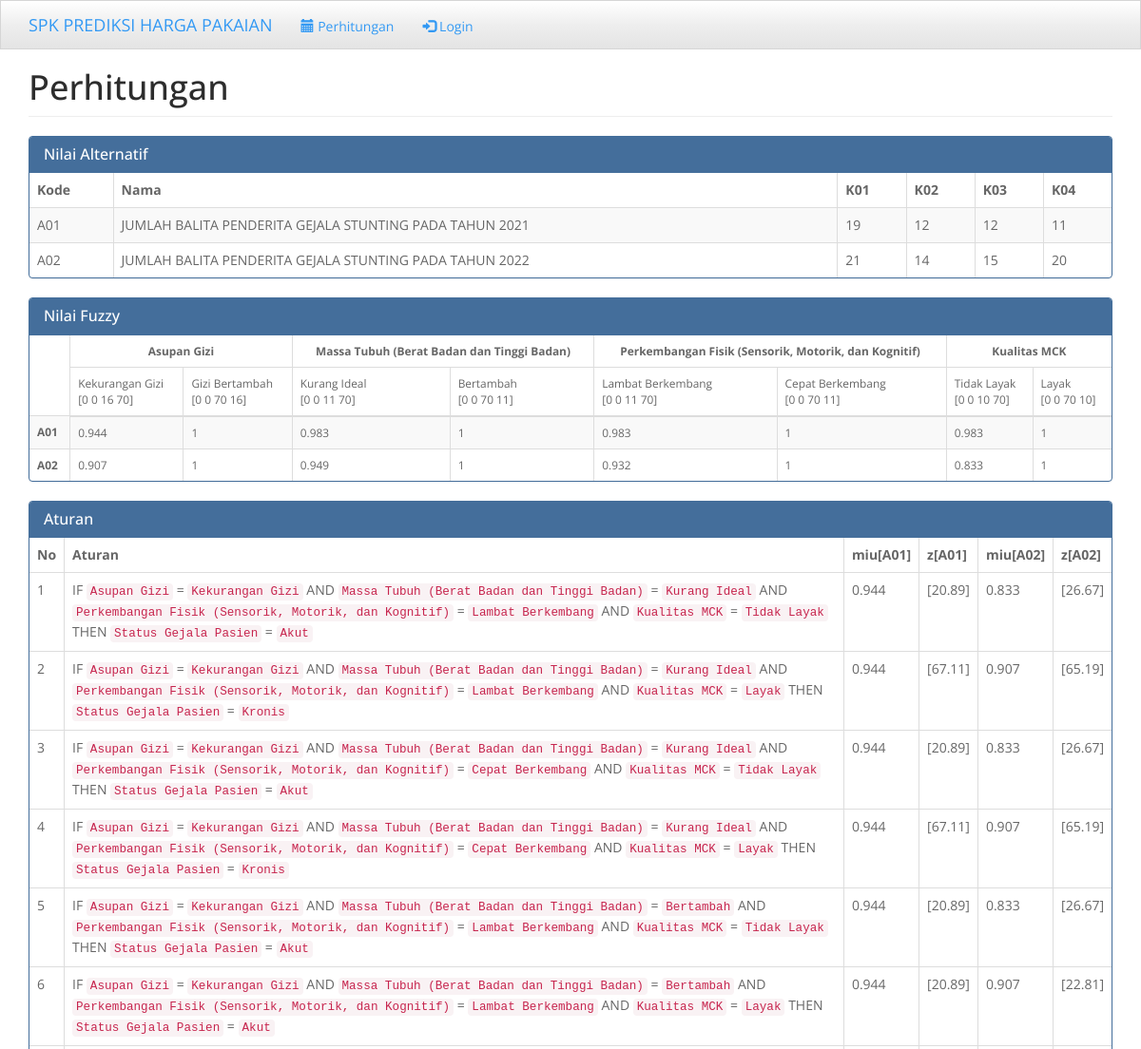
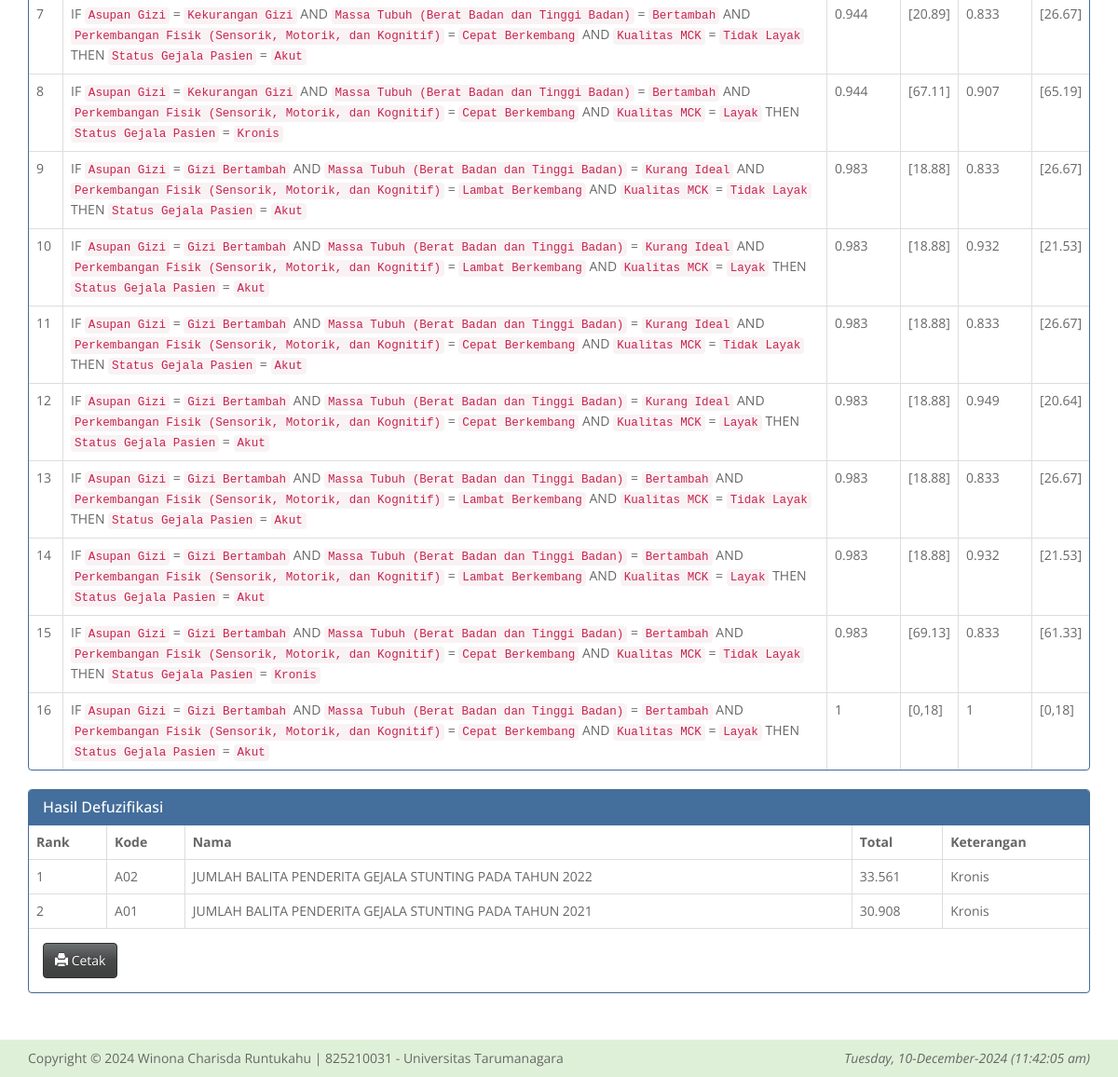
The app's page /?m=hitung with its own data (2 pictures, top to bottom).
### tables this page shows
CREATE TABLE `tb_kriteria` (
  `kode_kriteria` varchar(16) NOT NULL,
  `nama_kriteria` varchar(255) DEFAULT NULL,
  `batas_bawah` double DEFAULT NULL,
  `batas_atas` double DEFAULT NULL,
  `dicari` tinyint(1) DEFAULT NULL
);

CREATE TABLE `tb_himpunan` (
  `kode_himpunan` varchar(16) NOT NULL,
  `kode_kriteria` varchar(16) DEFAULT NULL,
  `nama_himpunan` varchar(255) DEFAULT NULL,
  `n1` double DEFAULT NULL,
  `n2` double DEFAULT NULL,
  `n3` double DEFAULT NULL,
  `n4` double DEFAULT NULL
);

CREATE TABLE `tb_aturan` (
  `id_aturan` int(11) NOT NULL,
  `no_aturan` int(11) DEFAULT NULL,
  `kode_kriteria` varchar(16) DEFAULT NULL,
  `operator` varchar(16) DEFAULT NULL,
  `kode_himpunan` varchar(16) DEFAULT NULL
);

### functions.php (called while the page is built, shortened)
<?php
include 'config.php';
include 'includes/db.php';
$db = new DB($config['server'], $config['username'], $config['password'], $config['database_name']);
include 'includes/general.php';
include 'includes/fuzzy.php';
function _get($key, $val = null)
{
    if (isset($_GET[$key]))
        return $_GET[$key];
    else
        return $val;
}
$mod = _get('m');
$db->query("DELETE FROM tb_himpunan WHERE kode_kriteria NOT IN (SELECT kode_kriteria FROM tb_kriteria)");
$rows = $db->get_results("SELECT kode_alternatif, nama_alternatif FROM tb_alternatif ORDER BY kode_alternatif");
foreach ($rows as $row) {
    $ALTERNATIF[$row->kode_alternatif] = $row->nama_alternatif;
}
$rows = $db->get_results("SELECT * FROM tb_himpunan ORDER BY kode_himpunan");
$HIMPUNAN = array();
$KRITERIA_HIMPUNAN = array();
$ATRIBUT = array();
foreach ($rows as $row) {
    $HIMPUNAN[$row->kode_himpunan] = $row;
    $KRITERIA_HIMPUNAN[$row->kode_kriteria][$row->kode_himpunan] = $row;
}
$rows = $db->get_results("SELECT * FROM tb_kriteria ORDER BY kode_kriteria");
foreach ($rows as $row) {
    $ATRIBUT[$row->dicari][$row->kode_kriteria] = $row;
    $KRITERIA[$row->kode_kriteria] = $row;
}
function get_aturan()
{
    global $db;
    $rows = $db->get_results("SELECT * FROM tb_aturan ORDER BY no_aturan, kode_kriteria");
    $arr = array();
    foreach ($rows as $row) {
        $arr[$row->no_aturan][$row->kode_kriteria] = $row;
    }
    $arr2 = array();
    foreach ($arr as $key => $val) {
        $arr2[$key] = new Rule($val);
    }
    return $arr2;
}
function get_relasi()
{
    global $db;
    $data = array();
    $rows = $db->get_results("SELECT *
        FROM tb_rel_alternatif r INNER JOIN tb_kriteria k ON k.kode_kriteria=r.kode_kriteria
        WHERE k.dicari=0
        ORDER BY kode_alternatif, r.kode_kriteria");
    foreach ($rows as $row) {
        $data[$row->kode_alternatif][$row->kode_kriteria] = $row->nilai;
    }
    return $data;
}
function get_dicari()
{
    global $KRITERIA;
    end($KRITERIA);
    $dicari = key($KRITERIA);
    return $dicari;
}

### config.php (called while the page is built)
<?php
$config["server"] = 'localhost';
$config["username"] = 'root';
$config["password"] = '';
$config["database_name"] = 'sptsukamoto10';

### includes/db.php (called while the page is built, shortened)
<?php
class DB
{
    var $conn = null;
    public function __construct($host, $username, $passwd, $dbname)
    {
        $this->conn = mysqli_connect($host, $username, $passwd, $dbname);
    }
    public function query($sql)
    {
        $query = mysqli_query($this->conn, $sql) or die('<pre>Error mysqli_query: ' . mysqli_error($this->conn) . '<br />' . $sql . '</pre>');
        return $query;
    }
    public function get_results($sql)
    {
        $query = $this->query($sql);
        $arr = array();
        while ($row = mysqli_fetch_object($query)) {
            $arr[] = $row;
        }
        return $arr;
    }
}

### includes/fuzzy.php (the view, shortened to what this page needs)
<?php
class Fuzzy
{
    protected $data;
    protected $rules;
    protected $nilai;
    protected $miu;
    protected $z;
    protected $total;
    protected $rank;
    function __construct($rules, $data)
    {
        $this->rules = $rules;
        $this->data = $data;
    }
    function get_data()
    {
        return $this->data;
    }
    function hitung_nilai()
    {
        global $KRITERIA_HIMPUNAN, $KRITERIA;
        $arr = array();
        foreach ($this->data as $key => $val) {
            foreach ($val as $k => $v) {
                foreach ($KRITERIA_HIMPUNAN[$k] as $a => $b) {
                    $n1 = $b->n1;
                    $n2 = $b->n2;
                    $n3 = $b->n3;
                    $n4 = $b->n4;
                    if ($v <= $n1)
                        $nilai = 0;
                    else if ($v >= $n1 && $v <= $n2)
                        $nilai = ($v - $n1) / ($n2 - $n1);
                    else if ($v >= $n2 && $v <= $n3)
                        $nilai = 1;
                    else if ($v >= $n3 && $v <= $n4)
                        $nilai = ($n4 - $v) / ($n4 - $n3);
                    else
                        $nilai = 0;
                    $arr[$key][$k][$a] = $nilai;
                }
            }
        }
        $this->nilai = $arr;
    }
    function get_nilai()
    {
        return $this->nilai;
    }
    function get_rules()
    {
        return $this->rules;
    }
    function hitung_miu()
    {
        $data = array();
        $arr = array();
        foreach ($this->nilai as $key => $val) {
            foreach ($this->rules as $k => $v) {
                foreach ($v->input as $a => $b) {
                    $data[$k][$key][] = $val[$a][$b];
                }
            }
        }
        foreach ($data as $key => $val) {
            foreach ($val as $k => $v) {
                if ($this->rules[$key]->operator == 'AND')
                    $arr[$key][$k] = min($v);
                else
                    $arr[$key][$k] = max($v);
            }
        }
        $this->miu = $arr;
    }
    function get_miu()
    {
        return $this->miu;
    }
    function hitung_z()
    {
        global $HIMPUNAN, $KRITERIA;
        foreach ($this->rules as $no_aturan => $rule) {
            $output = $rule->output;
            $kode_kriteria = key($output);
            $kode_himpunan = current($output);
            $ba = $KRITERIA[$kode_kriteria]->batas_atas;
            $bb = $KRITERIA[$kode_kriteria]->batas_bawah;
            $n1 = $HIMPUNAN[$kode_himpunan]->n1;
            $n2 = $HIMPUNAN[$kode_himpunan]->n2;
            $n3 = $HIMPUNAN[$kode_himpunan]->n3;
            $n4 = $HIMPUNAN[$kode_himpunan]->n4;
            foreach ($this->miu[$no_aturan] as $key => $val) {
                $z = array();
                $zi = $val * ($n2 - $n1) + $n1;
                if ($val == 1 || $zi > $bb)
                    $z[] = $zi;
                $zi = -$val * ($n4 - $n3) + $n4;
                if ($val == 1 || $zi < $ba)
                    $z[] = $zi;
                $this->z[$no_aturan][$key] = $z;
            }
        }
    }
    function get_z()
    {
        return $this->z;
    }
    function hitung_total()
    {
        $arr = array();
        foreach ($this->miu as $key => $val) {
            foreach ($val as $k => $v) {
                if ($v > 0) {
                    $z = $this->z[$key][$k];
                    $arr[$k][$key] = array(
                        'a' => $v,
                        'az' => $v * array_sum($z) / count($z),
                    );
                }
            }
        }
        foreach ($arr as $key => $val) {
            $az = array_sum(array_column($val, 'az'));
            $a = array_sum(array_column($val, 'a'));
            $this->total[$key] = $a ? $az / $a : 0;
        }
    }
    function get_total()
    {
        return $this->total;
    }
    function hitung_rank()
    {
        $data = $this->total;
        arsort($data);
        $no = 1;
        $new = array();
        foreach ($data as $key => $val) {
            $new[$key] = $no++;
        }
        $this->rank = $new;
    }
    function get_rank()
    {
        return $this->rank;
    }
    function get_klasifikasi($val)
    {
        global $ATRIBUT, $KRITERIA_HIMPUNAN, $KRITERIA, $HIMPUNAN;
        $key = key($ATRIBUT[1]);
        $arr = array();
        foreach ($KRITERIA_HIMPUNAN[$key] as $a => $b) {
            $ba = $KRITERIA[$key]->batas_atas;
            $bb = $KRITERIA[$key]->batas_bawah;
            $n1 = $b->n1;
            $n2 = $b->n2;
            $n3 = $b->n3;
            $n4 = $b->n4;
            if ($val <= $n1)
                $nilai = 0;
            else if ($val >= $n1 && $val <= $n2)
                $nilai = ($val - $n1) / ($n2 - $n1);
            else if ($val >= $n2 && $val <= $n3)
                $nilai = 1;
            else if ($val >= $n3 && $val <= $n4)
                $nilai = ($n4 - $val) / ($n4 - $n3);
            else
                $nilai = 0;
            $arr[$a] = $nilai;
        }
        arsort($arr);
        return $HIMPUNAN[key($arr)]->nama_himpunan;
    }
}
class Rule
{
    public $operator;
    public $input;
    public $output;
    function __construct($rows)
    {
        $dicari = get_dicari();
        foreach ($rows as $row) {
            $this->operator = $row->operator;
            if ($row->kode_kriteria == $dicari) {
                $this->output[$row->kode_kriteria] = $row->kode_himpunan;
            } else {
                $this->input[$row->kode_kriteria] = $row->kode_himpunan;
            }
        }
    }
    function to_string()
    {
        global $HIMPUNAN, $KRITERIA;
        $str = 'IF';
        $arr = array();
        foreach ($this->input as $key => $val) {
            $arr[] = '<code>' . $KRITERIA[$key]->nama_kriteria . '</code> = <code>' . $HIMPUNAN[$val]->nama_himpunan . '</code>';
        }
        $str .= ' ' . implode(' ' . $this->operator . ' ', $arr);
        $str .= ' THEN <code>' . $KRITERIA[key($this->output)]->nama_kriteria . '</code> = <code>' . $HIMPUNAN[current($this->output)]->nama_himpunan . '</code>';
        return $str;
    }
}

### index.php (shortened to what this page needs)
<?php
include 'functions.php';
?>
<!DOCTYPE html>
<html lang="en">
<head>
	<link href="assets/css/spacelab-bootstrap.min.css" rel="stylesheet" />
	<link href="assets/css/general.css" rel="stylesheet" />
</head>
<body>
	<nav class="navbar navbar-static-top">
		<div class="container">
			<div class="navbar-header">
				<a class="navbar-brand" href="?">SPK PREDIKSI HARGA PAKAIAN</a>
			</div>
			<div id="navbar" class="navbar-collapse collapse">
				<ul class="nav navbar-nav">
					<?php if (empty($_SESSION['login'])) : ?>
						<li><a href="?m=hitung"><span class="glyphicon glyphicon-calendar"></span> Perhitungan</a></li>
						<li><a href="?m=login"><span class="glyphicon glyphicon-log-in"></span> Login</a></li>
					<?php endif ?>
				</ul>
			</div>
		</div>
	</nav>
	<div class="container">
		<?php
		if (file_exists($mod . '.php'))
			include $mod . '.php';
		else
			include 'home.php';
		?>
	</div>
	<footer class="footer bg-success">
		<div class="container">
			<p>Copyright &copy; <?= date('Y') ?> Winona Charisda Runtukahu | 825210031 - Universitas Tarumanagara  <em class="pull-right">
				<?php
				echo date('l, d-F-Y  (h:i:s a)');
				?></em></p>
		</div>
	</footer>
</body>
</html>

### hitung.php (shortened to what this page needs)
<div class="page-header">
    <h1>Perhitungan</h1>
</div>
<?php
$fuzzy = new Fuzzy(get_aturan(), get_relasi());
$fuzzy->calculate();
?>
<div class="panel panel-primary">
    <div class="panel-heading">
        <h3 class="panel-title">Nilai Alternatif</h3>
    </div>
    <div class="table-responsive">
        <table class="table table-bordered table-striped table-hover">
            <thead>
                <tr>
                    <th>Kode</th>
                    <th>Nama</th>
                    <?php foreach ($ATRIBUT[0] as $key => $val) : ?>
                        <th><?= $key ?></th>
                    <?php endforeach ?>
                </tr>
            </thead>
            <?php foreach ($fuzzy->get_data() as $key => $val) : ?>
                <tr>
                    <td><?= $key ?></td>
                    <td><?= $ALTERNATIF[$key] ?></td>
                    <?php foreach ($val as $k => $v) : ?>
                        <td><?= $v ?></td>
                    <?php endforeach ?>
                </tr>
            <?php endforeach ?>
        </table>
    </div>
</div>
<div class="panel panel-primary">
    <div class="panel-heading">
        <h3 class="panel-title">Nilai Fuzzy</h3>
    </div>
    <div class="table-responsive">
        <table class="table table-bordered table-striped table-hover small">
            <thead>
                <tr>
                    <th rowspan="3"></th>
                    <?php foreach ($ATRIBUT[0] as $key => $val) : ?>
                        <th colspan="<?= count($KRITERIA_HIMPUNAN[$key]) ?>" class="text-center"><?= $val->nama_kriteria ?></th>
                    <?php endforeach ?>
                </tr>
                <tr>
                    <?php foreach ($ATRIBUT[0] as $key => $val) : ?>
                        <?php foreach ($KRITERIA_HIMPUNAN[$key] as $k => $v) : ?>
                            <td><?= $HIMPUNAN[$k]->nama_himpunan ?><br />[<?= $HIMPUNAN[$k]->n1 ?> <?= $HIMPUNAN[$k]->n2 ?> <?= $HIMPUNAN[$k]->n3 ?> <?= $HIMPUNAN[$k]->n4 ?>]</td>
                        <?php endforeach ?>
                    <?php endforeach ?>
                </tr>
            </thead>
            <?php foreach ($fuzzy->get_nilai() as $key => $val) : ?>
                <tr>
                    <th><?= $key ?></th>
                    <?php foreach ($val as $k => $v) : ?>
                        <?php foreach ($v as $a => $b) : ?>
                            <td><?= round($b, 3) ?></td>
                        <?php endforeach ?>
                    <?php endforeach ?>
                </tr>
            <?php endforeach ?>
        </table>
    </div>
</div>
<div class="panel panel-primary">
    <div class="panel-heading">
        <h3 class="panel-title">Aturan</h3>
    </div>
    <table class="table table-bordered">
        <thead>
            <tr>
                <th>No</th>
                <th>Aturan</th>
                <?php foreach ($ALTERNATIF as $key => $val) : ?>
                    <th>miu[<?= $key ?>]</th>
                    <th>z[<?= $key ?>]</th>
                <?php endforeach ?>
            </tr>
        </thead>
        <?php
        $miu = $fuzzy->get_miu();
        $z = $fuzzy->get_z();
        foreach ($fuzzy->get_rules() as $key => $val) :
            if (array_sum($miu[$key]) == 0) continue ?>
            <tr>
                <td><?= $key ?></td>
                <td><?= $val->to_string() ?></td>
                <?php foreach ($ALTERNATIF as $k => $v) : ?>
                    <td><?= round($miu[$key][$k], 3) ?></td>
                    <td>
                        <?php
                        $arr_z = array();
                        foreach ($z[$key][$k] as $b) {
                            $arr_z[] = round($b, 2);
                        }
                        ?>
                        [<?= implode(',', $arr_z) ?>]</td>
                <?php endforeach ?>
            </tr>
        <?php endforeach ?>
    </table>
</div>
<div class="panel panel-primary">
    <div class="panel-heading">
        <h3 class="panel-title">Hasil Defuzifikasi</h3>
    </div>
    <table class="table table-bordered">
        <thead>
            <tr>
                <th>Rank</th>
                <th>Kode</th>
                <th>Nama</th>
                <th>Total</th>
                <th>Keterangan</th>
            </tr>
        </thead>
        <?php
        $total = $fuzzy->get_total();
        $rank = $fuzzy->get_rank();
        foreach ($rank as $key => $val) : ?>
            <tr>
                <td><?= $val ?></td>
                <td><?= $key ?></td>
                <td><?= $ALTERNATIF[$key] ?></td>
                <td><?= round($total[$key], 3) ?></td>
                <td><?= $fuzzy->get_klasifikasi($total[$key]) ?></td>
            </tr>
        <?php endforeach ?>
    </table>
    <div class="panel-body">
        <a class="btn btn-default" href="cetak.php?m=hitung" target="_blank"><span class="glyphicon glyphicon-print"></span> Cetak</a>
    </div>
</div>

### assets/css/general.css (style rules this page uses)
html { position: relative; min-height: 100%; }
body { margin-bottom: 70px; }
.footer { position: absolute; bottom: 0; width: 100%; height: 40px; }
.footer .container p { margin: 10px 0; }
.page-header { margin-top: 0; padding-bottom: 0; }
.page-header h1 { margin-top: 0; }

### records on screen
tb_kriteria: key "K01", nama_kriteria "Asupan Gizi"
tb_kriteria: key "K02", nama_kriteria "Massa Tubuh (Berat Badan dan Tinggi Badan)"
tb_kriteria: key "K03", nama_kriteria "Perkembangan Fisik (Sensorik, Motorik, dan Kognitif)"
tb_kriteria: key "K04", nama_kriteria "Kualitas MCK"
tb_himpunan: nama_himpunan "Kekurangan Gizi", n1 "0", n2 "0", n3 "16", n4 "70"
tb_himpunan: nama_himpunan "Gizi Bertambah", n1 "0", n2 "0", n3 "70", n4 "16"
tb_himpunan: nama_himpunan "Kurang Ideal", n1 "0", n2 "0", n3 "11", n4 "70"
tb_himpunan: nama_himpunan "Bertambah", n1 "0", n2 "0", n3 "70", n4 "11"
tb_himpunan: nama_himpunan "Lambat Berkembang", n1 "0", n2 "0", n3 "11", n4 "70"
tb_himpunan: nama_himpunan "Cepat Berkembang", n1 "0", n2 "0", n3 "70", n4 "11"
tb_himpunan: nama_himpunan "Tidak Layak", n1 "0", n2 "0", n3 "10", n4 "70"
tb_himpunan: nama_himpunan "Layak", n1 "0", n2 "0", n3 "70", n4 "10"
tb_aturan: operator "IF AND AND AND"
tb_kriteria: nama_kriteria "Status Gejala Pasien"
tb_himpunan: nama_himpunan "Akut"
tb_aturan: operator "IF AND AND AND"
tb_himpunan: nama_himpunan "Kronis"
tb_aturan: operator "IF AND AND AND", key "15", kode_kriteria.nama_kriteria "Status Gejala Pasien", k "0.983", arr_z "69.13", k "0.833", arr_z "61.33"
tb_aturan: operator "IF AND AND AND"
tb_aturan: operator "IF AND AND AND"
tb_aturan: operator "IF AND AND AND"
tb_aturan: operator "IF AND AND AND"
tb_aturan: operator "IF AND AND AND"
tb_aturan: operator "IF AND AND AND"
tb_aturan: operator "IF AND AND AND"
tb_aturan: operator "IF AND AND AND"
tb_aturan: operator "IF AND AND AND"
tb_aturan: key "13", kode_kriteria.nama_kriteria "Perkembangan Fisik (Sensorik, Motorik, dan Kognitif)", k "0.983", arr_z "18.88", k "0.833", arr_z "26.67"
tb_aturan: operator "IF AND AND AND"
tb_aturan: key "14", kode_kriteria.nama_kriteria "Kualitas MCK", k "0.983", arr_z "18.88", k "0.932", arr_z "21.53"
tb_aturan: operator "IF AND AND AND"
tb_aturan: operator "IF AND AND AND"
tb_aturan: key "16", kode_kriteria.nama_kriteria "Asupan Gizi", k "1", arr_z "0,18"
tb_aturan: operator "IF AND AND AND"

### other values on screen
$key "A01"
$ALTERNATIF[$key] "JUMLAH BALITA PENDERITA GEJALA STUNTING PADA TAHUN 2021"
$v "19"
$v "12"
$v "11"
$key "A02"
$ALTERNATIF[$key] "JUMLAH BALITA PENDERITA GEJALA STUNTING PADA TAHUN 2022"
$v "21"
$v "14"
$v "15"
$v "20"
$b "0.944"
$b "1"
$b "0.983"
$b "0.907"
